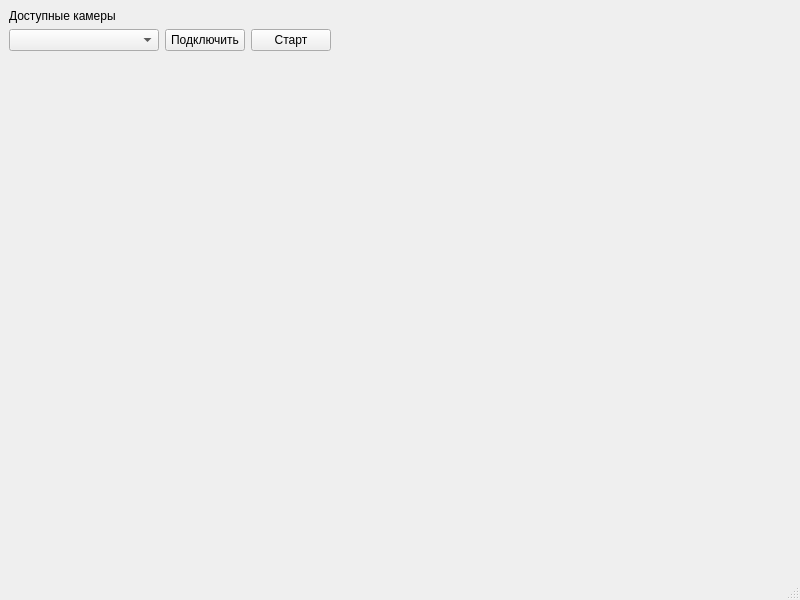
<?xml version="1.0" encoding="UTF-8"?>
<ui version="4.0">
 <class>MainWindow</class>
 <widget class="QMainWindow" name="MainWindow">
  <property name="geometry">
   <rect>
    <x>0</x>
    <y>0</y>
    <width>800</width>
    <height>600</height>
   </rect>
  </property>
  <property name="windowTitle">
   <string>MainWindow</string>
  </property>
  <widget class="QWidget" name="centralwidget">
   <layout class="QVBoxLayout" name="verticalLayout" stretch="0,0,1">
    <item>
     <widget class="QLabel" name="label">
      <property name="text">
       <string>Доступные камеры</string>
      </property>
     </widget>
    </item>
    <item>
     <layout class="QHBoxLayout" name="horizontalLayout" stretch="0,0,0,0">
      <item>
       <widget class="QComboBox" name="cbxCameras">
        <property name="minimumSize">
         <size>
          <width>150</width>
          <height>0</height>
         </size>
        </property>
       </widget>
      </item>
      <item>
       <widget class="QPushButton" name="btnOpenCamera">
        <property name="text">
         <string>Подключить</string>
        </property>
       </widget>
      </item>
      <item>
       <widget class="QPushButton" name="btnStartCamera">
        <property name="text">
         <string>Старт</string>
        </property>
       </widget>
      </item>
      <item>
       <spacer name="horizontalSpacer">
        <property name="orientation">
         <enum>Qt::Orientation::Horizontal</enum>
        </property>
        <property name="sizeHint" stdset="0">
         <size>
          <width>40</width>
          <height>20</height>
         </size>
        </property>
       </spacer>
      </item>
     </layout>
    </item>
    <item>
     <widget class="QLabel" name="showImage">
      <property name="text">
       <string/>
      </property>
     </widget>
    </item>
   </layout>
  </widget>
  <widget class="QMenuBar" name="menubar">
   <property name="geometry">
    <rect>
     <x>0</x>
     <y>0</y>
     <width>800</width>
     <height>22</height>
    </rect>
   </property>
  </widget>
  <widget class="QStatusBar" name="statusbar"/>
 </widget>
 <resources/>
 <connections/>
</ui>
